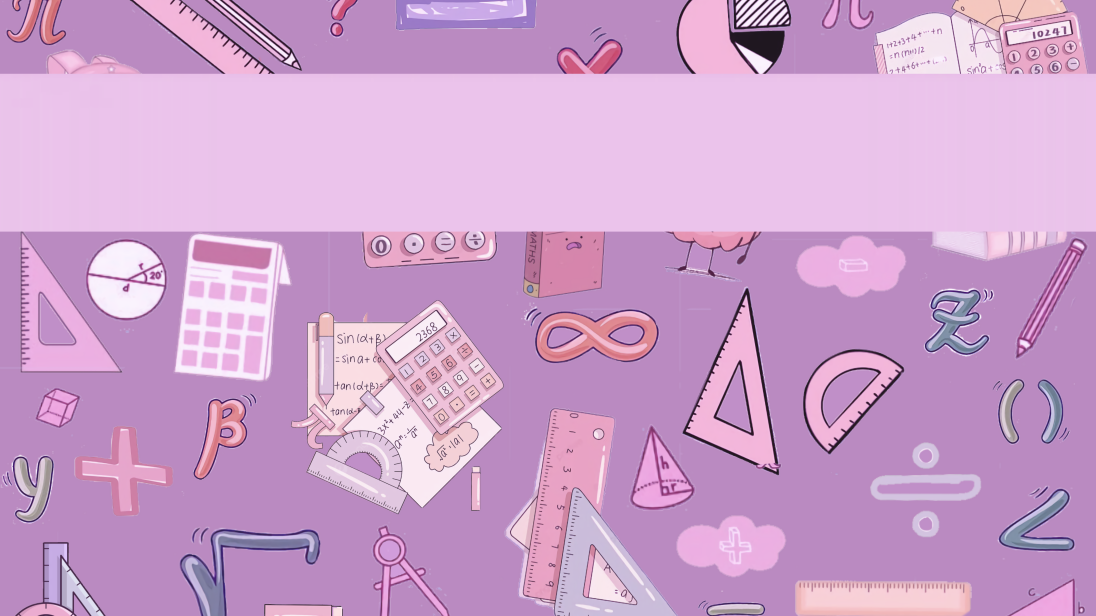
#> input picture Proyecto/fondo_intentos.jpg, 4381 x 2464 px, given in place of the camera (shown at 1/4 size)
$ python Modelo2.py
#> lines starting #> are read from the running program, lines starting #| are printed output that depends on the picture; after the words box and inside, x2 and y2 are one past the last pixel; in counts of white or black regions, pixels touching at a corner belong together
import cv2
import numpy as np

AREA_MIN = 4000
AREA_MAX = 100000
MARGEN = 10

cam = cv2.VideoCapture(0)

if not cam.isOpened():
    print("No se pudo abrir la camara.")
    exit()

while True:

    ret, frame = cam.read()
#> frame is the input picture: shape (2464, 4381, 3); mean B, G, R 205.2, 161.1, 205.3

    if not ret:
        break

    #frame = cv2.flip(frame, 1)

    alto_frame, ancho_frame =frame.shape[:2]
#> alto_frame = 2464; ancho_frame = 4381

    gray = cv2.cvtColor(frame, cv2.COLOR_BGR2GRAY)
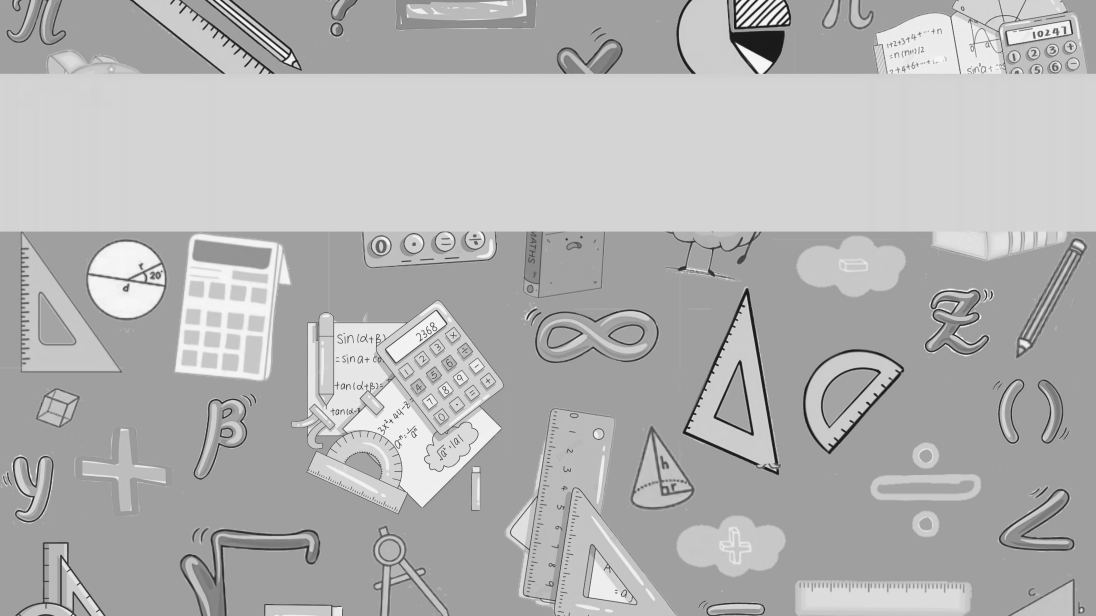
#> gray: shape (2464, 4381) (shown at 1/4 size); min 24, max 255, mean 179.6

    blur = cv2.GaussianBlur(gray, (7, 7), 0)

    _, thresh = cv2.threshold(blur,120,255,cv2.THRESH_BINARY_INV)
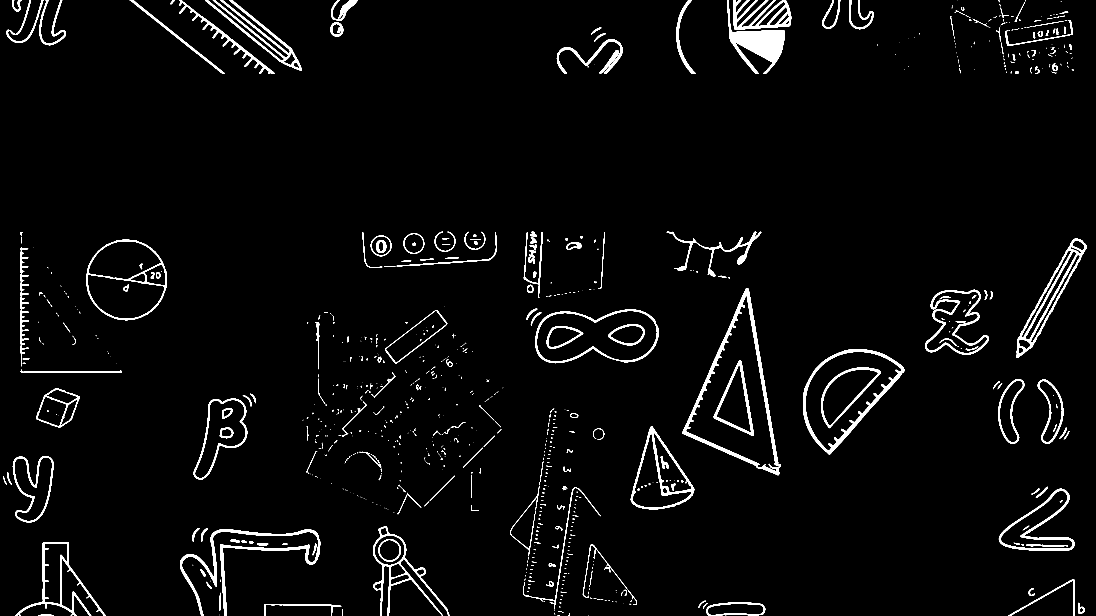
#> thresh: shape (2464, 4381) (shown at 1/4 size); 3% white; 835 white regions (488 under 20 px), largest, box (x1, y1, x2, y2) and area: (2730, 1153, 3123, 1901) 22025, (2908, 0, 3139, 295) 21577, (720, 2117, 1282, 2464) 18018

    kernel = np.ones((5, 5), np.uint8)

    thresh = cv2.morphologyEx(thresh,cv2.MORPH_CLOSE,kernel,iterations=2)
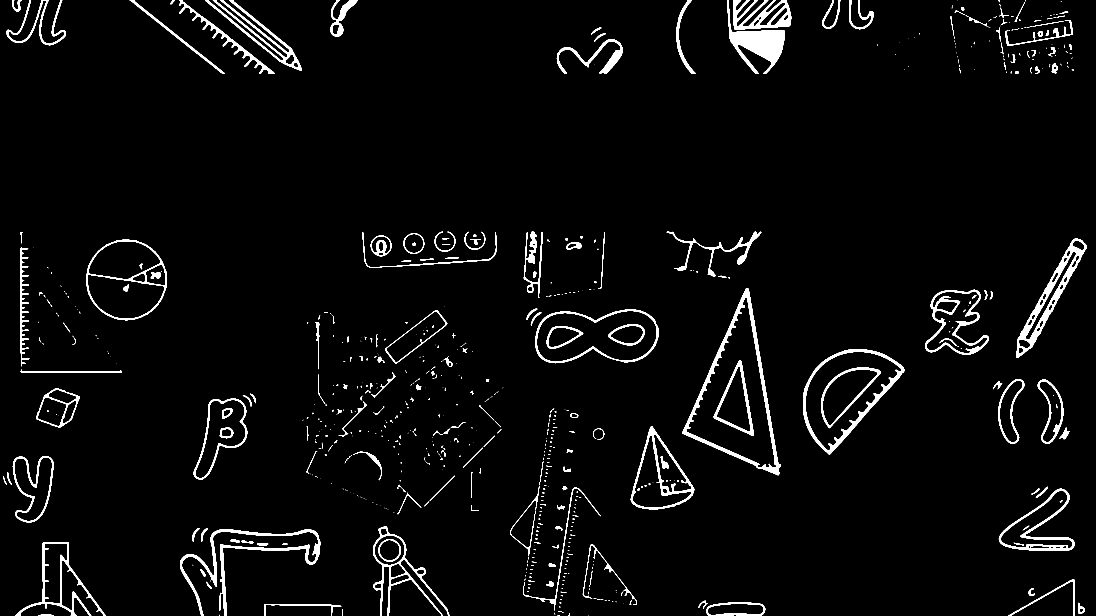
#> thresh: shape (2464, 4381) (shown at 1/4 size); 3.2% white; 704 white regions (406 under 20 px), largest, box (x1, y1, x2, y2) and area: (2730, 1153, 3123, 1901) 22882, (2908, 0, 3139, 295) 21692, (4065, 954, 4347, 1431) 19221

    thresh = cv2.morphologyEx(thresh,cv2.MORPH_OPEN,kernel,iterations=1)
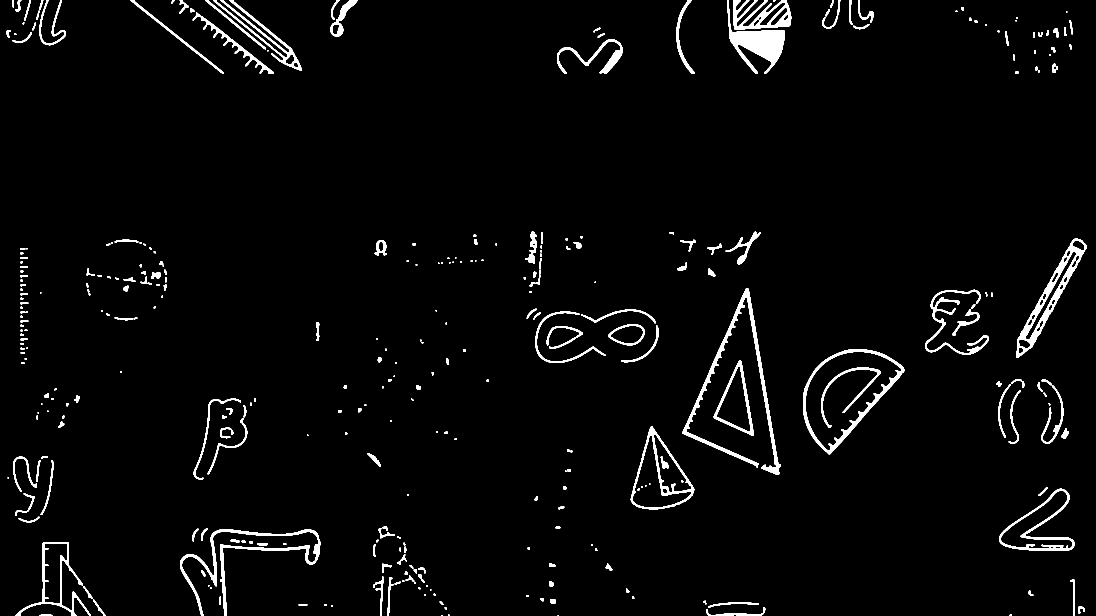
#> thresh: shape (2464, 4381) (shown at 1/4 size); 2.7% white; 373 white regions (2 under 20 px)

    #contornos

    contours, _ = cv2.findContours(thresh,cv2.RETR_EXTERNAL,cv2.CHAIN_APPROX_SIMPLE)
#> contours = 370 contours, 34 with area under 20; largest, box (x1, y1, x2, y2) and area: (3212, 1397, 3617, 1817) 99733, (3996, 1955, 4298, 2204) 33450, (4065, 954, 4347, 1431) 31998, (2855, 1442, 3015, 1743) 23890, (62, 2168, 364, 2464) 23876

    contador = 0

    for c in contours:

        area = cv2.contourArea(c)

        #ruido
        if area < AREA_MIN:
            continue

        if area > AREA_MAX:
            continue

        x, y, w, h = cv2.boundingRect(c)

        # bordes
        if x<=MARGEN:
            continue

        if y<= MARGEN:
            continue

        if x + w >= ancho_frame - MARGEN:
            continue

        if y + h >= alto_frame - MARGEN:
            continue

        rel = w / h

        if rel < 0.5 or rel > 2.0:
            continue

        # contorno
        per = cv2.arcLength(c, True)

        approx = cv2.approxPolyDP(c,0.02 * per,True)

        if len(approx) > 25:
            continue

        contador += 1

        cv2.drawContours(frame,[c],-1,(0, 255, 0),3)

        cv2.rectangle(frame,(x, y),(x + w, y + h),(255, 0, 0),2)

        cv2.putText(frame,str(contador),(x, y - 10),cv2.FONT_HERSHEY_SIMPLEX,0.8,(0, 0, 255),2)
#> this loop made 370 passes
#> area on passes 4 to 6: 54, 259, 1577
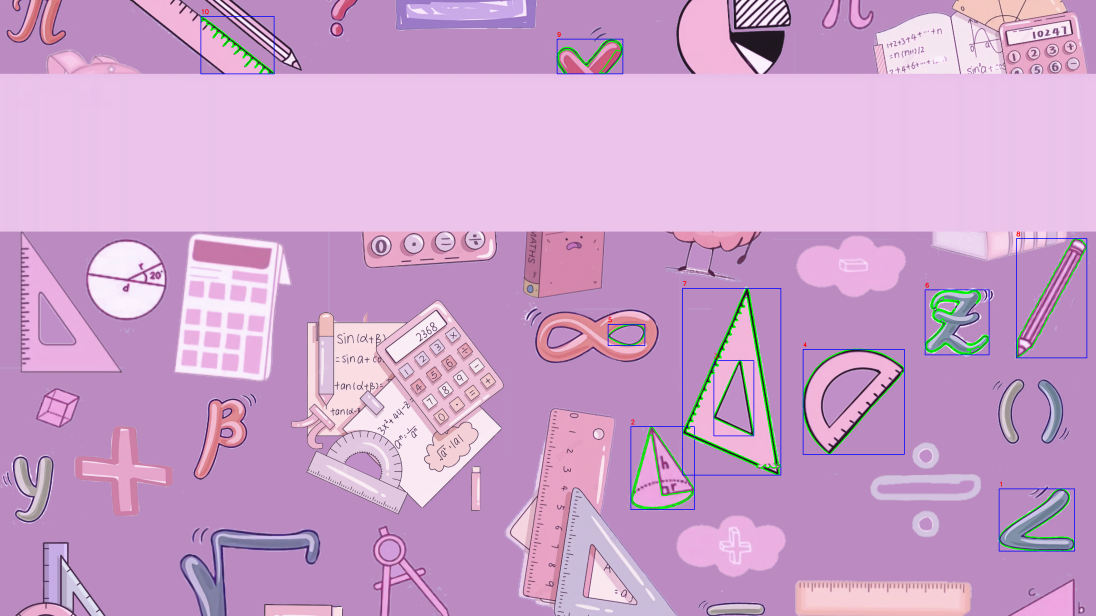
#> frame: shape (2464, 4381, 3) (shown at 1/4 size); mean B, G, R 204.6, 161.6, 203.9
#> after the loop, contador = 10

 #TEXTO
    cv2.putText(frame,f"Total: {contador}",(20, 40),cv2.FONT_HERSHEY_SIMPLEX,1,(0, 255, 255),2)

    #MOSTRAR rela t
    cv2.imshow("Camara", frame)
    cv2.imshow("Mascara", thresh)

    tecla = cv2.waitKey(1) & 0xFF
#> (key q is pressed here)

    if tecla == ord('q'):
        break

cam.release()
cv2.destroyAllWindows()

$ run again, on Proyecto/fondo_login.jpg
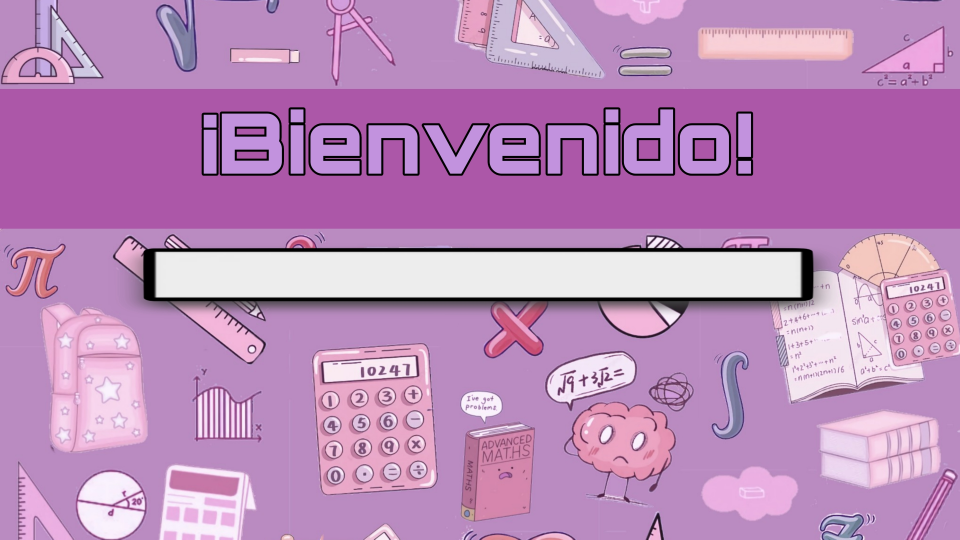
#> input picture Proyecto/fondo_login.jpg, 2880 x 1619 px, given in place of the camera (shown at 1/3 size)
#> frame is the input picture: shape (1619, 2880, 3); mean B, G, R 187.2, 137.9, 187.9
#> `gray = cv2.cvtColor(frame, cv2.COLOR_BGR2GRAY)`:
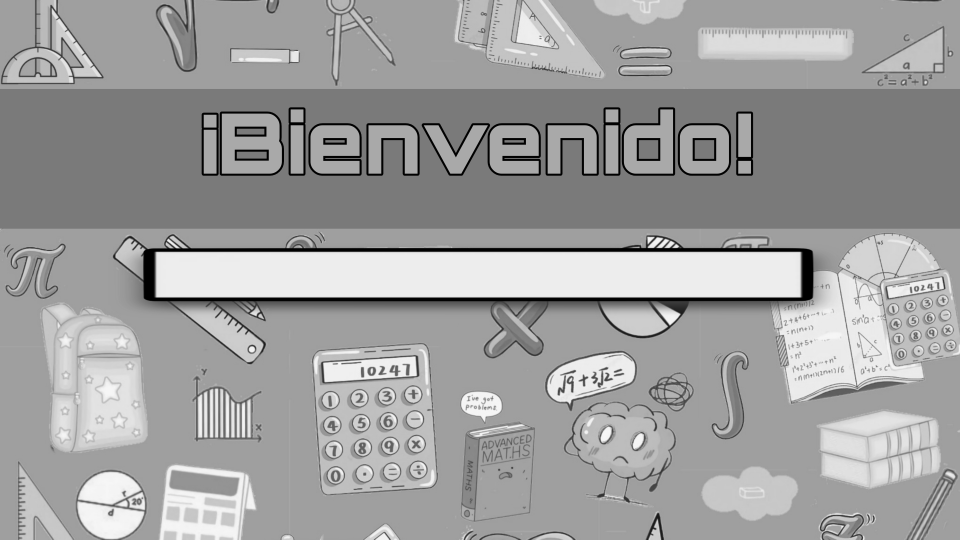
#> gray: shape (1619, 2880) (shown at 1/3 size); min 0, max 250, mean 158.5
#> `thresh = cv2.morphologyEx(thresh,cv2.MORPH_OPEN,kernel,iterations=1)`:
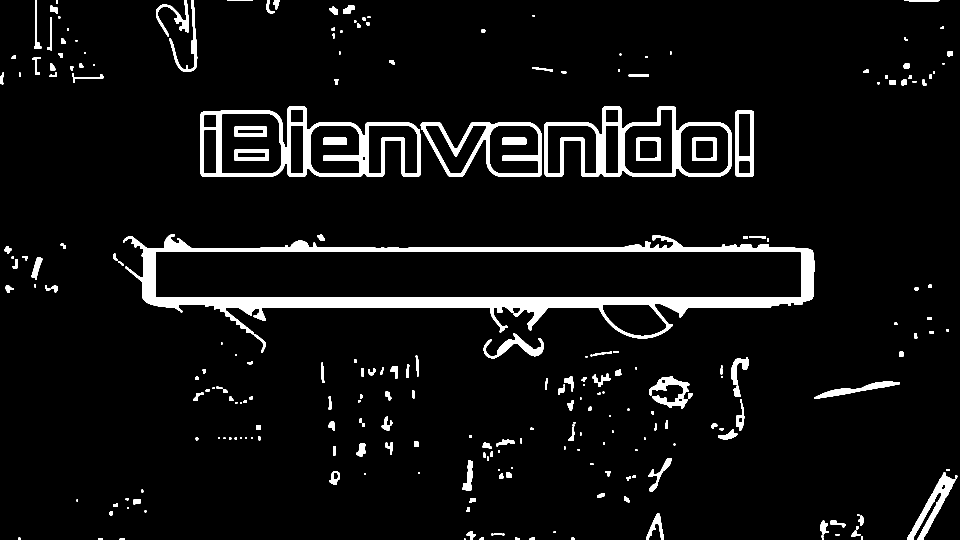
#> thresh: shape (1619, 2880) (shown at 1/3 size); 5.8% white; 266 white regions (1 under 20 px)
#> contours = 260 contours, 31 with area under 20; largest, box (x1, y1, x2, y2) and area: (369, 703, 2444, 1015) 383304, (602, 319, 1262, 530) 107462, (1634, 319, 2196, 530) 87138, (1262, 367, 1625, 530) 42905, (2205, 332, 2262, 530) 10956
#> the loop `for c in contours: ` made 260 passes
#> area on passes 3 to 5: 42, 41, 29.5
#> after the loop `for c in contours:`: contador = 1

$ run again, on Proyecto/fondo_selección.jpg
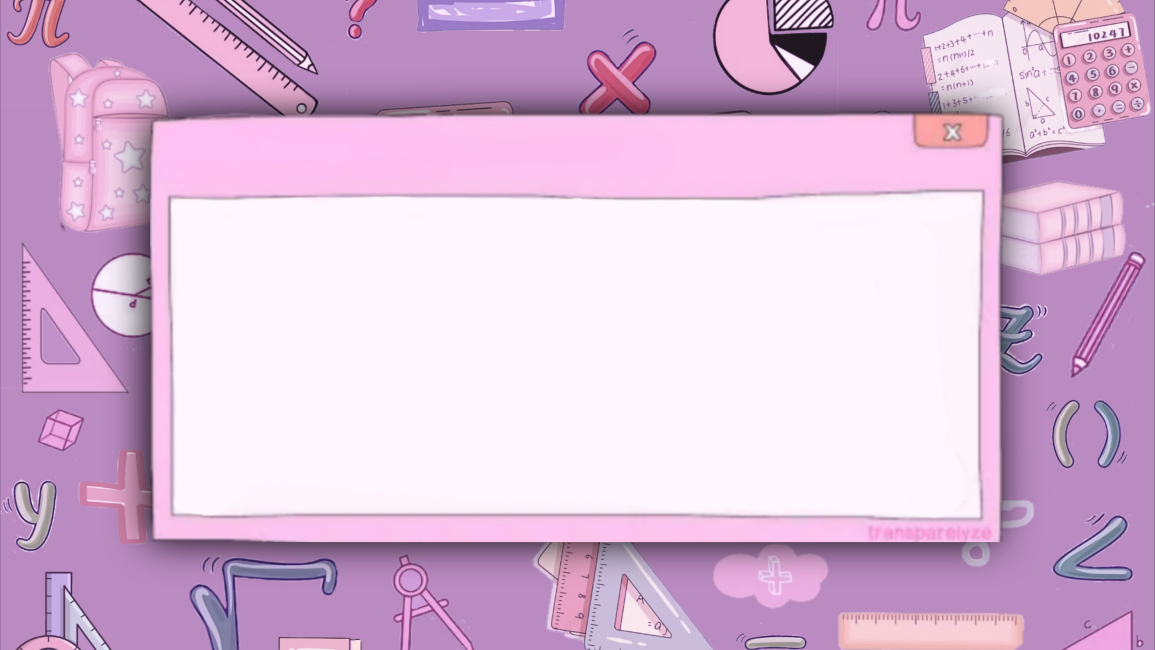
#> input picture Proyecto/fondo_selección.jpg, 3464 x 1949 px, given in place of the camera (shown at 1/3 size)
#> frame is the input picture: shape (1949, 3464, 3); mean B, G, R 215.7, 184.9, 217.1
#> `gray = cv2.cvtColor(frame, cv2.COLOR_BGR2GRAY)`:
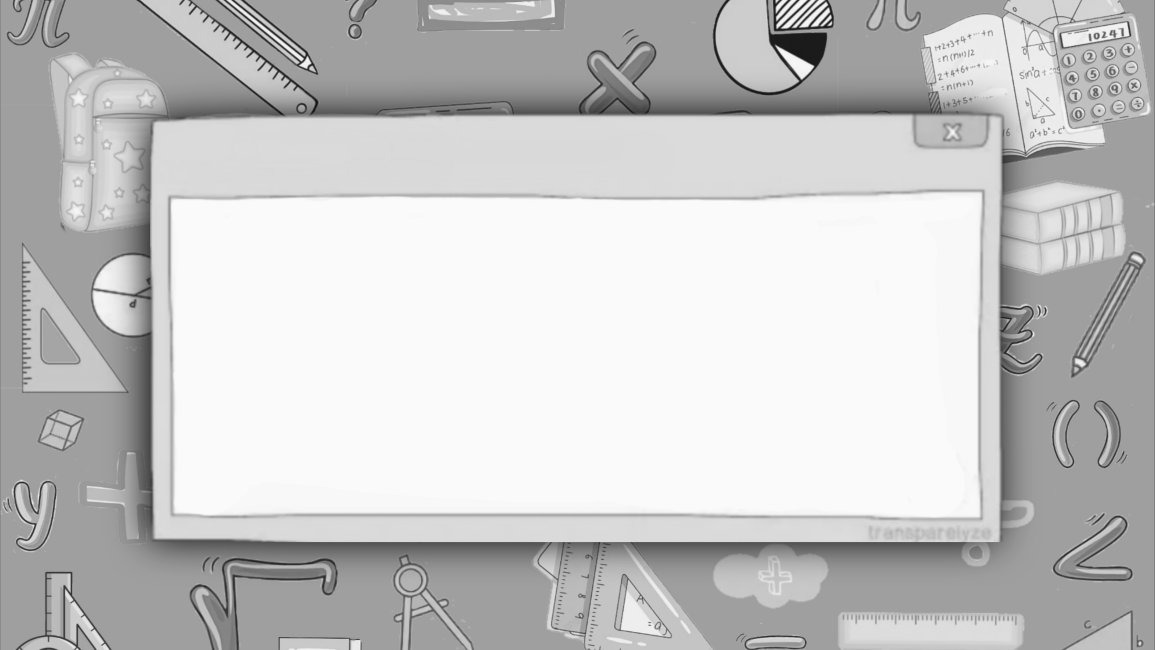
#> gray: shape (1949, 3464) (shown at 1/3 size); min 16, max 251, mean 198.1
#> `thresh = cv2.morphologyEx(thresh,cv2.MORPH_OPEN,kernel,iterations=1)`:
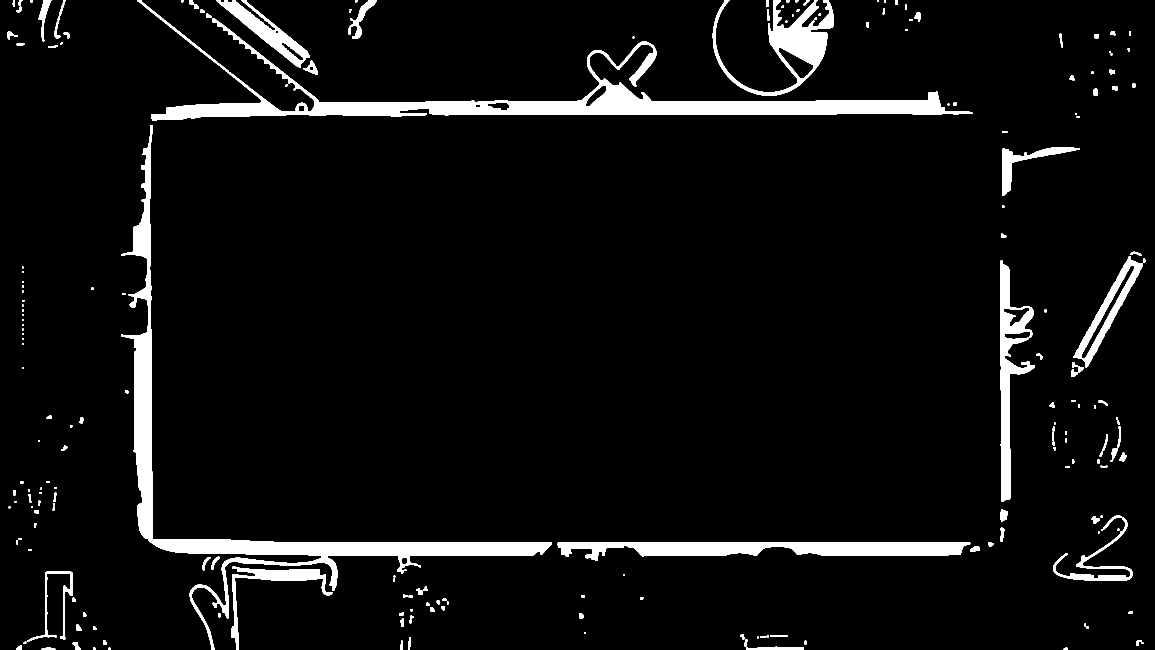
#> thresh: shape (1949, 3464) (shown at 1/3 size); 5.6% white; 226 white regions
#> contours = 226 contours, 37 with area under 20; largest, box (x1, y1, x2, y2) and area: (411, 0, 2917, 363) 108189, (363, 375, 1656, 1949) 96372, (1673, 1627, 2911, 1683) 39511, (2138, 0, 2502, 288) 28840, (3000, 781, 3105, 1505) 25218
#> the loop `for c in contours: ` made 226 passes
#> area on passes 1 to 3: 41.5, 28, 156
#> after the loop `for c in contours:`: contador = 3
